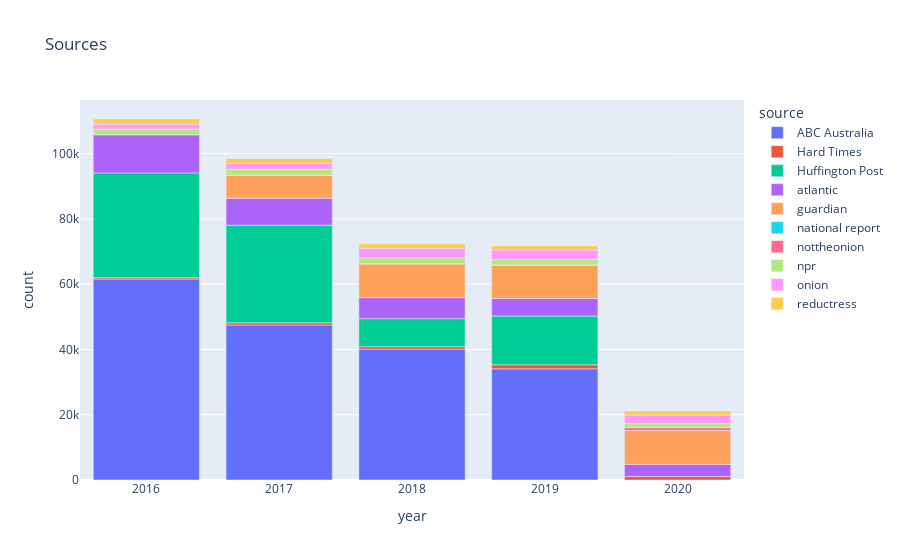

The cell this chart's notebook holds for it:
### Code cell
fig = px.bar(source_year_group, x="year", y="count", color="source", title="Sources")
fig.show()

### Figure 1 — Plotly figure (JSON) as saved in the notebook; plotly's stock layout.template omitted (floating-point values rounded to 4 significant figures)
{"data": [{"alignmentgroup": "True", "hovertemplate": "source=ABC Australia<br>year=%{x}<br>count=%{y}<extra></extra>", "legendgroup": "ABC Australia", "marker": {"color": "#636efa"}, "name": "ABC Australia", "offsetgroup": "ABC Australia", "orientation": "v", "showlegend": true, "textposition": "auto", "type": "bar", "x": [2016, 2017, 2018, 2019], "xaxis": "x", "y": [61574, 47511, 40102, 34060], "yaxis": "y"}, {"alignmentgroup": "True", "hovertemplate": "source=Hard Times<br>year=%{x}<br>count=%{y}<extra></extra>", "legendgroup": "Hard Times", "marker": {"color": "#EF553B"}, "name": "Hard Times", "offsetgroup": "Hard Times", "orientation": "v", "showlegend": true, "textposition": "auto", "type": "bar", "x": [2016, 2017, 2018, 2019, 2020], "xaxis": "x", "y": [429, 669, 755, 1232, 1089], "yaxis": "y"}, {"alignmentgroup": "True", "hovertemplate": "source=Huffington Post<br>year=%{x}<br>count=%{y}<extra></extra>", "legendgroup": "Huffington Post", "marker": {"color": "#00cc96"}, "name": "Huffington Post", "offsetgroup": "Huffington Post", "orientation": "v", "showlegend": true, "textposition": "auto", "type": "bar", "x": [2016, 2017, 2018, 2019], "xaxis": "x", "y": [32078, 29881, 8582, 14951], "yaxis": "y"}, {"alignmentgroup": "True", "hovertemplate": "source=atlantic<br>year=%{x}<br>count=%{y}<extra></extra>", "legendgroup": "atlantic", "marker": {"color": "#ab63fa"}, "name": "atlantic", "offsetgroup": "atlantic", "orientation": "v", "showlegend": true, "textposition": "auto", "type": "bar", "x": [2016, 2017, 2018, 2019, 2020], "xaxis": "x", "y": [11693, 8255, 6446, 5355, 3693], "yaxis": "y"}, {"alignmentgroup": "True", "hovertemplate": "source=guardian<br>year=%{x}<br>count=%{y}<extra></extra>", "legendgroup": "guardian", "marker": {"color": "#FFA15A"}, "name": "guardian", "offsetgroup": "guardian", "orientation": "v", "showlegend": true, "textposition": "auto", "type": "bar", "x": [2017, 2018, 2019, 2020], "xaxis": "x", "y": [7103, 10355, 10169, 10370], "yaxis": "y"}, {"alignmentgroup": "True", "hovertemplate": "source=national report<br>year=%{x}<br>count=%{y}<extra></extra>", "legendgroup": "national report", "marker": {"color": "#19d3f3"}, "name": "national report", "offsetgroup": "national report", "orientation": "v", "showlegend": true, "textposition": "auto", "type": "bar", "x": [2016, 2017, 2018, 2019, 2020], "xaxis": "x", "y": [18, 14, 2, 2, 6], "yaxis": "y"}, {"alignmentgroup": "True", "hovertemplate": "source=nottheonion<br>year=%{x}<br>count=%{y}<extra></extra>", "legendgroup": "nottheonion", "marker": {"color": "#FF6692"}, "name": "nottheonion", "offsetgroup": "nottheonion", "orientation": "v", "showlegend": true, "textposition": "auto", "type": "bar", "x": [2019, 2020], "xaxis": "x", "y": [125, 872], "yaxis": "y"}, {"alignmentgroup": "True", "hovertemplate": "source=npr<br>year=%{x}<br>count=%{y}<extra></extra>", "legendgroup": "npr", "marker": {"color": "#B6E880"}, "name": "npr", "offsetgroup": "npr", "orientation": "v", "showlegend": true, "textposition": "auto", "type": "bar", "x": [2016, 2017, 2018, 2019, 2020], "xaxis": "x", "y": [1770, 1782, 1766, 1755, 1270], "yaxis": "y"}, {"alignmentgroup": "True", "hovertemplate": "source=onion<br>year=%{x}<br>count=%{y}<extra></extra>", "legendgroup": "onion", "marker": {"color": "#FF97FF"}, "name": "onion", "offsetgroup": "onion", "orientation": "v", "showlegend": true, "textposition": "auto", "type": "bar", "x": [2016, 2017, 2018, 2019, 2020], "xaxis": "x", "y": [1432, 1788, 2994, 2820, 2558], "yaxis": "y"}, {"alignmentgroup": "True", "hovertemplate": "source=reductress<br>year=%{x}<br>count=%{y}<extra></extra>", "legendgroup": "reductress", "marker": {"color": "#FECB52"}, "name": "reductress", "offsetgroup": "reductress", "orientation": "v", "showlegend": true, "textposition": "auto", "type": "bar", "x": [2016, 2017, 2018, 2019, 2020], "xaxis": "x", "y": [1609, 1458, 1354, 1239, 1306], "yaxis": "y"}], "layout": {"barmode": "relative", "legend": {"title": {"text": "source"}, "tracegroupgap": 0}, "title": {"text": "Sources"}, "xaxis": {"anchor": "y", "domain": [0, 1], "title": {"text": "year"}}, "yaxis": {"anchor": "x", "domain": [0, 1], "title": {"text": "count"}}}}
